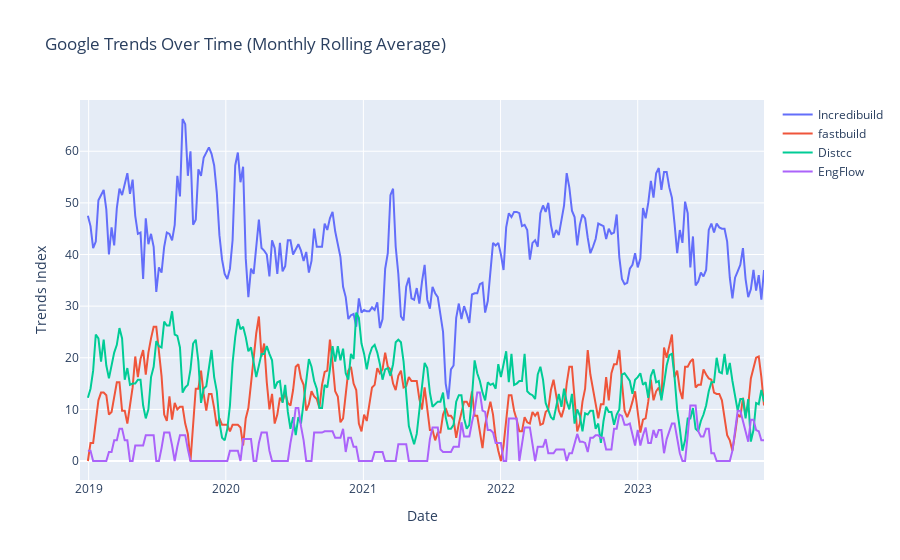

Notebook code cell kept with this figure:
### Code cell
fig = go.Figure()

for keyword in keywords:
    fig.add_trace(go.Scatter(x=rolling_data.index, y=rolling_data[keyword], mode='lines', name=keyword))

fig.update_layout(title='Google Trends Over Time (Monthly Rolling Average)',
                  xaxis_title='Date',
                  yaxis_title='Trends Index',
                  hovermode='x')
fig.show()

### Figure 1 — Plotly figure (JSON) as saved in the notebook; plotly's stock layout.template omitted (floating-point values rounded to 4 significant figures; data arrays with more than 128 entries replaced by an {"elided": "..."} marker saying what was removed)
{"data": [{"mode": "lines", "name": "Incredibuild", "type": "scatter", "x": {"elided": "261 str values"}, "y": {"elided": "261 float values"}}, {"mode": "lines", "name": "fastbuild", "type": "scatter", "x": {"elided": "261 str values"}, "y": {"elided": "261 float values"}}, {"mode": "lines", "name": "Distcc", "type": "scatter", "x": {"elided": "261 str values"}, "y": {"elided": "261 float values"}}, {"mode": "lines", "name": "EngFlow", "type": "scatter", "x": {"elided": "261 str values"}, "y": {"elided": "261 float values"}}], "layout": {"hovermode": "x", "title": {"text": "Google Trends Over Time (Monthly Rolling Average)"}, "xaxis": {"title": {"text": "Date"}}, "yaxis": {"title": {"text": "Trends Index"}}}}
